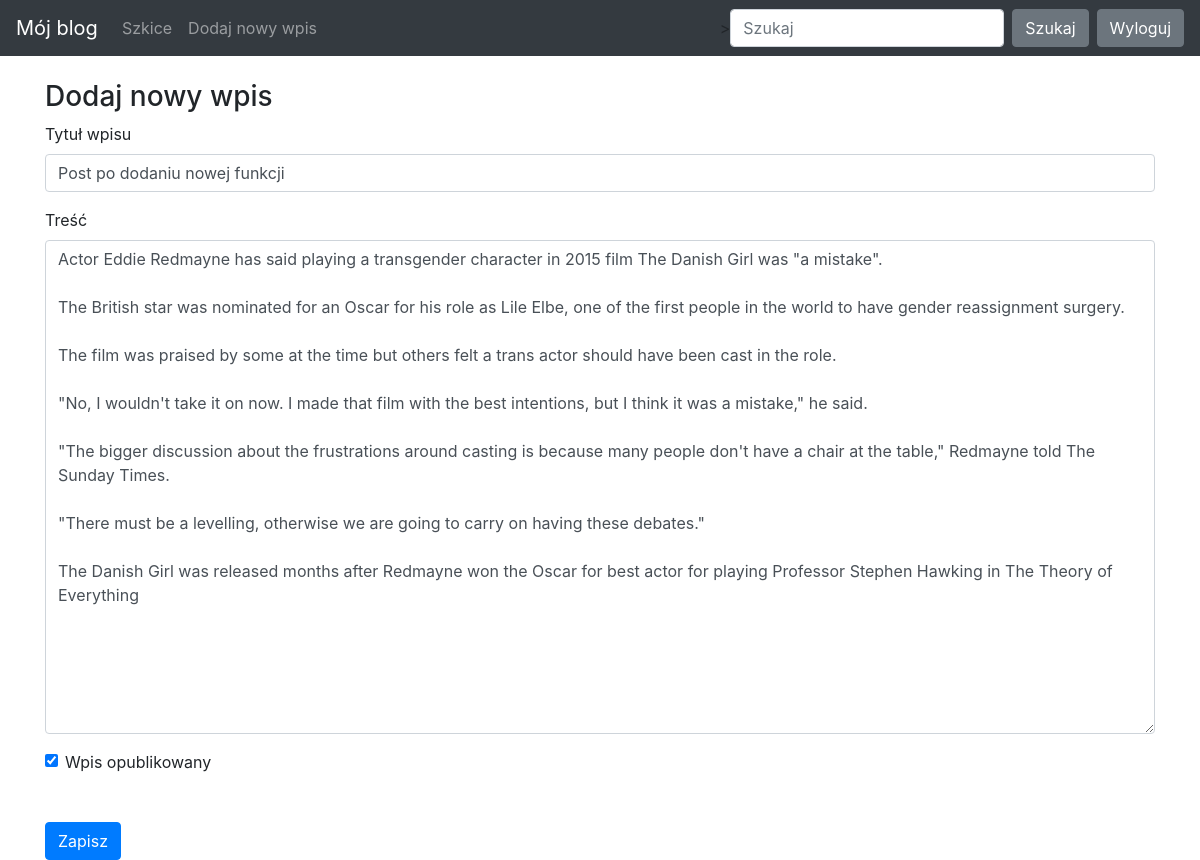
Page /edit-post/17 (signed in) on the committed database.
### blog/models.py (models this page shows)
class Entry(db.Model):
   id = db.Column(db.Integer, primary_key=True)
   title = db.Column(db.String(80), nullable=False)
   body = db.Column(db.Text, nullable=False)
   pub_date = db.Column(db.DateTime, nullable=False,
       default=datetime.datetime.utcnow)
   is_published = db.Column(db.Boolean, default=False)

### blog/routes.py (the view)
@app.route("/edit-post/<int:entry_id>", methods=["GET", "POST"])
@login_required
def edit_entry(entry_id):
    entry = Entry.query.filter_by(id=entry_id).first_or_404()
    form = EntryForm(obj=entry)
    errors = None
    if request.method == 'POST':
        create_edit_entry(form, entry_id=entry_id, entry=entry)
        return redirect(url_for('index'))
    else:
        errors = form.errors
    return render_template("entry_form.html", form=form, errors=errors)

### blog/forms.py
class EntryForm(FlaskForm):
   title = StringField('Title', validators=[DataRequired()])
   body = TextAreaField('Content', validators=[DataRequired()])
   is_published = BooleanField('Is Published?')

### blog/routes.py (called while the page is built)
def login_required(view_func):
   @functools.wraps(view_func)
   def check_permissions(*args, **kwargs):
       if session.get('logged_in'):
           return view_func(*args, **kwargs)
       return redirect(url_for('login', next=request.path))
   return check_permissions

### blog/templates/entry_form.html (shortened to what this page needs)
{% extends "base.html" %}
{% block content %}
<h3>
   Dodaj nowy wpis
</h3>
<form action="" method="POST">
   <div class="form-group">
       <label for="title">Tytuł wpisu</label>
       {{ form.title(class_="form-control") }}
   </div>
   <div class="form-group">
       <label for="body">Treść</label>
       {{ form.body(class_="form-control", cols="100", rows="20") }}
   </div>
   <div class="form-check">
       {{ form.is_published(class_="form-check-input") }}
       <label class="form-check-label" for="is_published">Wpis opublikowany</label>
   </div>
   <button type="submit" class="btn btn-primary mt-5">Zapisz</button>
</form>
{% endblock %}

### blog/templates/base.html (style rules this page uses)
body { padding-top: 5rem; }

### rows in the picture
Entry: title "Post po dodaniu nowej funkcji", body "Actor Eddie Redmayne has said playing a transgender character in 2015 film The Danish Girl was \"a mistake\". The British star was nominated for an Oscar for his role as Lile Elbe, one of the first people in the world to have gender reassignment surgery. The film was praised by some at the time but others felt a trans actor should have been cast in the role. \"No, I wouldn't take it on now. I made that film with the best intentions, but I think it was a mistake,\" he said. \"The bigger discussion about the frustrations around casting is because many people don't have a chair at the table,\" Redmayne told The Sunday Times. \"There must be a levelling, otherwise we are going to carry on having these…", is_published "☑"
